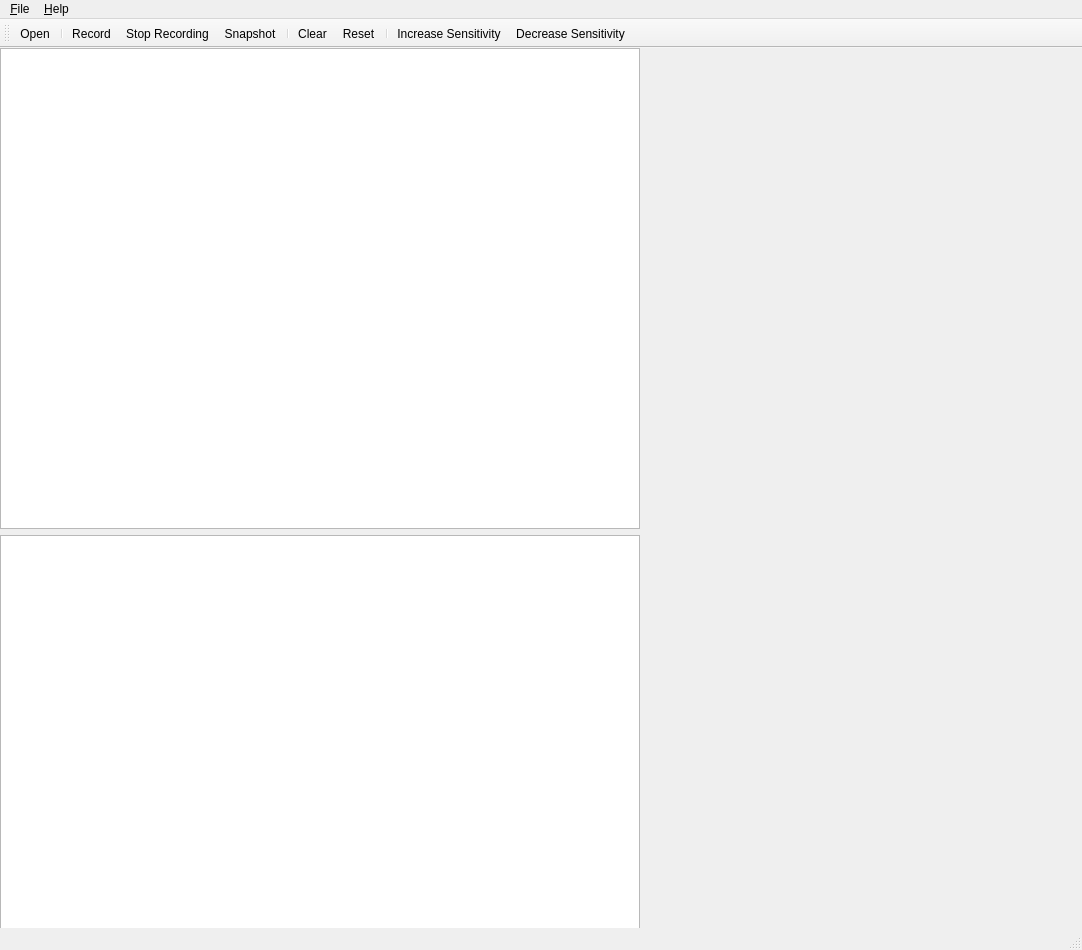
<?xml version="1.0" encoding="UTF-8"?>
<ui version="4.0">
 <class>MainWindow</class>
 <widget class="QMainWindow" name="MainWindow">
  <property name="geometry">
   <rect>
    <x>0</x>
    <y>0</y>
    <width>1082</width>
    <height>950</height>
   </rect>
  </property>
  <property name="windowTitle">
   <string>MainWindow</string>
  </property>
  <widget class="QWidget" name="centralwidget">
   <widget class="QWidget" name="formLayoutWidget">
    <property name="geometry">
     <rect>
      <x>0</x>
      <y>0</y>
      <width>1288</width>
      <height>968</height>
     </rect>
    </property>
    <layout class="QFormLayout" name="formLayout">
     <item row="0" column="0">
      <widget class="QGraphicsView" name="graphicsView">
       <property name="minimumSize">
        <size>
         <width>640</width>
         <height>480</height>
        </size>
       </property>
      </widget>
     </item>
     <item row="1" column="0">
      <widget class="QGraphicsView" name="graphicsView_2">
       <property name="minimumSize">
        <size>
         <width>640</width>
         <height>480</height>
        </size>
       </property>
      </widget>
     </item>
    </layout>
   </widget>
  </widget>
  <widget class="QMenuBar" name="menubar">
   <property name="geometry">
    <rect>
     <x>0</x>
     <y>0</y>
     <width>1082</width>
     <height>21</height>
    </rect>
   </property>
   <widget class="QMenu" name="menu_File">
    <property name="title">
     <string>&amp;File</string>
    </property>
    <addaction name="action_Open"/>
    <addaction name="actionE_xit"/>
   </widget>
   <widget class="QMenu" name="menu_Help">
    <property name="title">
     <string>&amp;Help</string>
    </property>
   </widget>
   <addaction name="menu_File"/>
   <addaction name="menu_Help"/>
  </widget>
  <widget class="QStatusBar" name="statusbar"/>
  <widget class="QToolBar" name="toolBar">
   <property name="windowTitle">
    <string>toolBar</string>
   </property>
   <attribute name="toolBarArea">
    <enum>TopToolBarArea</enum>
   </attribute>
   <attribute name="toolBarBreak">
    <bool>false</bool>
   </attribute>
   <addaction name="action_Open"/>
   <addaction name="separator"/>
   <addaction name="action_record"/>
   <addaction name="action_stoprecording"/>
   <addaction name="action_snapshot"/>
   <addaction name="separator"/>
   <addaction name="action_clear_2"/>
   <addaction name="action_reset"/>
   <addaction name="separator"/>
   <addaction name="action_increasesens"/>
   <addaction name="action_decreasesens"/>
  </widget>
  <action name="actionE_xit">
   <property name="text">
    <string>E&amp;xit</string>
   </property>
   <property name="shortcut">
    <string>Ctrl+Q</string>
   </property>
  </action>
  <action name="action_Open">
   <property name="icon">
    <iconset>
     <normaloff>../../../../Downloads/fugue-icons-3.5.6/icons-shadowless/folder-horizontal.png</normaloff>
     <normalon>../../../../../../Windows/System32/DefaultAccountTile.png</normalon>../../../../Downloads/fugue-icons-3.5.6/icons-shadowless/folder-horizontal.png</iconset>
   </property>
   <property name="text">
    <string>&amp;Open</string>
   </property>
   <property name="shortcut">
    <string>Ctrl+O</string>
   </property>
  </action>
  <action name="action_record">
   <property name="icon">
    <iconset>
     <normaloff>../../../../Downloads/fugue-icons-3.5.6/icons-shadowless/control-record.png</normaloff>../../../../Downloads/fugue-icons-3.5.6/icons-shadowless/control-record.png</iconset>
   </property>
   <property name="text">
    <string>&amp;Record</string>
   </property>
   <property name="toolTip">
    <string>Start video recording</string>
   </property>
  </action>
  <action name="action_stoprecording">
   <property name="icon">
    <iconset>
     <normaloff>../../../../Downloads/fugue-icons-3.5.6/icons-shadowless/control-stop-square.png</normaloff>../../../../Downloads/fugue-icons-3.5.6/icons-shadowless/control-stop-square.png</iconset>
   </property>
   <property name="text">
    <string>&amp;Stop Recording</string>
   </property>
   <property name="toolTip">
    <string>Stop video recording</string>
   </property>
  </action>
  <action name="action_snapshot">
   <property name="icon">
    <iconset>
     <normaloff>../../../../Downloads/fugue-icons-3.5.6/icons-shadowless/camera-lens.png</normaloff>../../../../Downloads/fugue-icons-3.5.6/icons-shadowless/camera-lens.png</iconset>
   </property>
   <property name="text">
    <string>&amp;Snapshot</string>
   </property>
   <property name="toolTip">
    <string>Take a snapshot</string>
   </property>
  </action>
  <action name="action_clear">
   <property name="icon">
    <iconset>
     <normaloff>../../../../Downloads/fugue-icons-3.5.6/icons-shadowless/camera-lens.png</normaloff>
     <normalon>../../../../Downloads/fugue-icons-3.5.6/icons-shadowless/counter-reset.png</normalon>../../../../Downloads/fugue-icons-3.5.6/icons-shadowless/camera-lens.png</iconset>
   </property>
   <property name="text">
    <string>&amp;Clear</string>
   </property>
   <property name="toolTip">
    <string>Clear the targets</string>
   </property>
  </action>
  <action name="action_clear_2">
   <property name="icon">
    <iconset>
     <normaloff>../../../../Downloads/fugue-icons-3.5.6/icons-shadowless/counter-reset.png</normaloff>
     <normalon>../../../../Downloads/fugue-icons-3.5.6/icons-shadowless/counter-reset.png</normalon>../../../../Downloads/fugue-icons-3.5.6/icons-shadowless/counter-reset.png</iconset>
   </property>
   <property name="text">
    <string>&amp;Clear</string>
   </property>
   <property name="toolTip">
    <string>Clear the targets</string>
   </property>
  </action>
  <action name="action_reset">
   <property name="icon">
    <iconset>
     <normaloff>../../../../Downloads/fugue-icons-3.5.6/icons-shadowless/cross-button.png</normaloff>
     <normalon>../../../../Downloads/fugue-icons-3.5.6/icons-shadowless/counter-reset.png</normalon>../../../../Downloads/fugue-icons-3.5.6/icons-shadowless/cross-button.png</iconset>
   </property>
   <property name="text">
    <string>&amp;Reset</string>
   </property>
   <property name="toolTip">
    <string>Reset targets and calibration</string>
   </property>
  </action>
  <action name="action_increasesens">
   <property name="icon">
    <iconset>
     <normaloff>../../../../Downloads/fugue-icons-3.5.6/icons-shadowless/microphone--plus.png</normaloff>
     <normalon>../../../../Downloads/fugue-icons-3.5.6/icons-shadowless/counter-reset.png</normalon>../../../../Downloads/fugue-icons-3.5.6/icons-shadowless/microphone--plus.png</iconset>
   </property>
   <property name="text">
    <string>&amp;Increase Sensitivity</string>
   </property>
   <property name="toolTip">
    <string>Increase sensitivity</string>
   </property>
  </action>
  <action name="action_decreasesens">
   <property name="icon">
    <iconset>
     <normaloff>../../../../Downloads/fugue-icons-3.5.6/icons-shadowless/microphone--minus.png</normaloff>
     <normalon>../../../../Downloads/fugue-icons-3.5.6/icons-shadowless/counter-reset.png</normalon>../../../../Downloads/fugue-icons-3.5.6/icons-shadowless/microphone--minus.png</iconset>
   </property>
   <property name="text">
    <string>&amp;Decrease Sensitivity</string>
   </property>
   <property name="toolTip">
    <string>Decrease sensitivity</string>
   </property>
  </action>
 </widget>
 <resources/>
 <connections/>
</ui>
